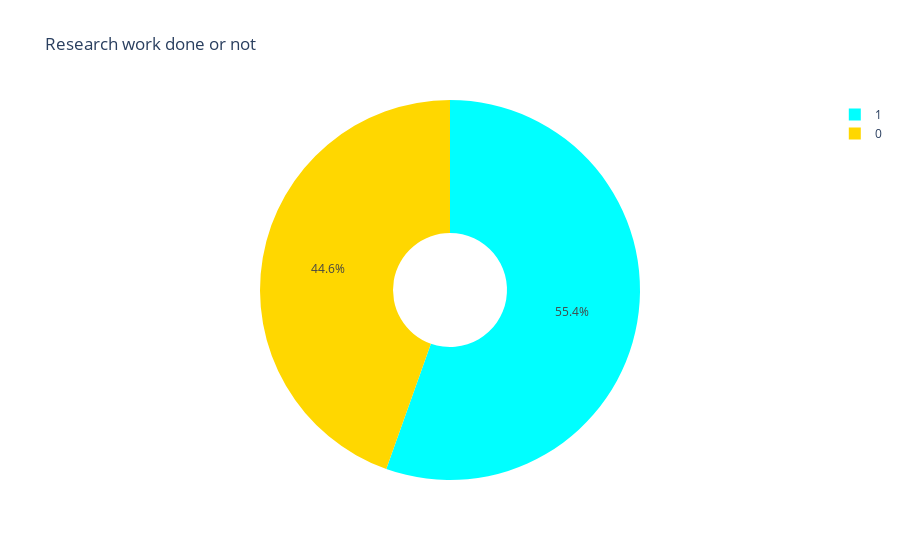

The cell this chart's notebook holds for it:
### Code cell
data_re = data['Research'].value_counts()

label_re = data_re.index
size_re = data_re.values
colors = ['aqua', 'gold']

trace = go.Pie(labels = label_re, values=size_re, 
              marker=dict(colors = colors), name='Research', hole=0.3)
df= [trace]

layout1 = go.Layout(title="Research work done or not")
fig = go.Figure(data=df, layout=layout1)
py.iplot(fig)

### Figure 1 — Plotly figure (JSON) as saved in the notebook; plotly's stock layout.template omitted (floating-point values rounded to 4 significant figures)
{"data": [{"hole": 0.3, "labels": [1, 0], "marker": {"colors": ["aqua", "gold"]}, "name": "Research", "type": "pie", "values": [499, 401]}], "layout": {"title": {"text": "Research work done or not"}, "autosize": true}}
